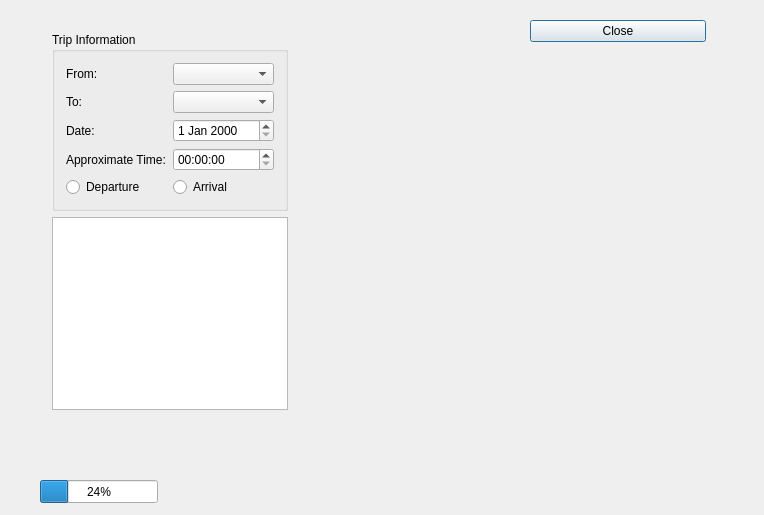
<?xml version="1.0" encoding="UTF-8"?>
<ui version="4.0">
 <class>TripPlanner</class>
 <widget class="QDialog" name="TripPlanner">
  <property name="geometry">
   <rect>
    <x>0</x>
    <y>0</y>
    <width>764</width>
    <height>515</height>
   </rect>
  </property>
  <property name="windowTitle">
   <string>TripPlanner</string>
  </property>
  <widget class="QProgressBar" name="progressBar">
   <property name="geometry">
    <rect>
     <x>40</x>
     <y>480</y>
     <width>118</width>
     <height>23</height>
    </rect>
   </property>
   <property name="value">
    <number>24</number>
   </property>
  </widget>
  <widget class="QDialogButtonBox" name="buttonBox">
   <property name="geometry">
    <rect>
     <x>530</x>
     <y>20</y>
     <width>176</width>
     <height>61</height>
    </rect>
   </property>
   <property name="layoutDirection">
    <enum>Qt::LeftToRight</enum>
   </property>
   <property name="orientation">
    <enum>Qt::Vertical</enum>
   </property>
   <property name="standardButtons">
    <set>QDialogButtonBox::Close</set>
   </property>
  </widget>
  <widget class="QLabel" name="statusLabel">
   <property name="geometry">
    <rect>
     <x>40</x>
     <y>430</y>
     <width>251</width>
     <height>17</height>
    </rect>
   </property>
   <property name="sizePolicy">
    <sizepolicy hsizetype="Preferred" vsizetype="Preferred">
     <horstretch>0</horstretch>
     <verstretch>0</verstretch>
    </sizepolicy>
   </property>
   <property name="text">
    <string/>
   </property>
  </widget>
  <widget class="QWidget" name="">
   <property name="geometry">
    <rect>
     <x>41</x>
     <y>21</y>
     <width>258</width>
     <height>400</height>
    </rect>
   </property>
   <layout class="QVBoxLayout" name="verticalLayout_2">
    <item>
     <widget class="QGroupBox" name="groupBox">
      <property name="title">
       <string>Trip Information</string>
      </property>
      <layout class="QVBoxLayout" name="verticalLayout">
       <item>
        <layout class="QHBoxLayout" name="horizontalLayout">
         <item>
          <widget class="QLabel" name="label">
           <property name="text">
            <string>From:</string>
           </property>
          </widget>
         </item>
         <item>
          <widget class="QComboBox" name="fromComboBox"/>
         </item>
        </layout>
       </item>
       <item>
        <layout class="QHBoxLayout" name="horizontalLayout_2">
         <item>
          <widget class="QLabel" name="label_2">
           <property name="text">
            <string>To:</string>
           </property>
          </widget>
         </item>
         <item>
          <widget class="QComboBox" name="toComboBox"/>
         </item>
        </layout>
       </item>
       <item>
        <layout class="QHBoxLayout" name="horizontalLayout_3">
         <item>
          <widget class="QLabel" name="label_3">
           <property name="text">
            <string>Date:</string>
           </property>
          </widget>
         </item>
         <item>
          <widget class="QDateEdit" name="dateEdit"/>
         </item>
        </layout>
       </item>
       <item>
        <layout class="QHBoxLayout" name="horizontalLayout_4">
         <item>
          <widget class="QLabel" name="label_4">
           <property name="text">
            <string>Approximate Time:</string>
           </property>
          </widget>
         </item>
         <item>
          <widget class="QTimeEdit" name="timeEdit"/>
         </item>
        </layout>
       </item>
       <item>
        <layout class="QHBoxLayout" name="horizontalLayout_5">
         <item>
          <widget class="QRadioButton" name="departureRadioButton">
           <property name="text">
            <string>Departure</string>
           </property>
          </widget>
         </item>
         <item>
          <widget class="QRadioButton" name="arrivalRadioButton">
           <property name="text">
            <string>Arrival</string>
           </property>
          </widget>
         </item>
        </layout>
       </item>
      </layout>
     </widget>
    </item>
    <item>
     <widget class="QTableWidget" name="tableWidget"/>
    </item>
   </layout>
  </widget>
 </widget>
 <layoutdefault spacing="6" margin="11"/>
 <resources/>
 <connections/>
</ui>
